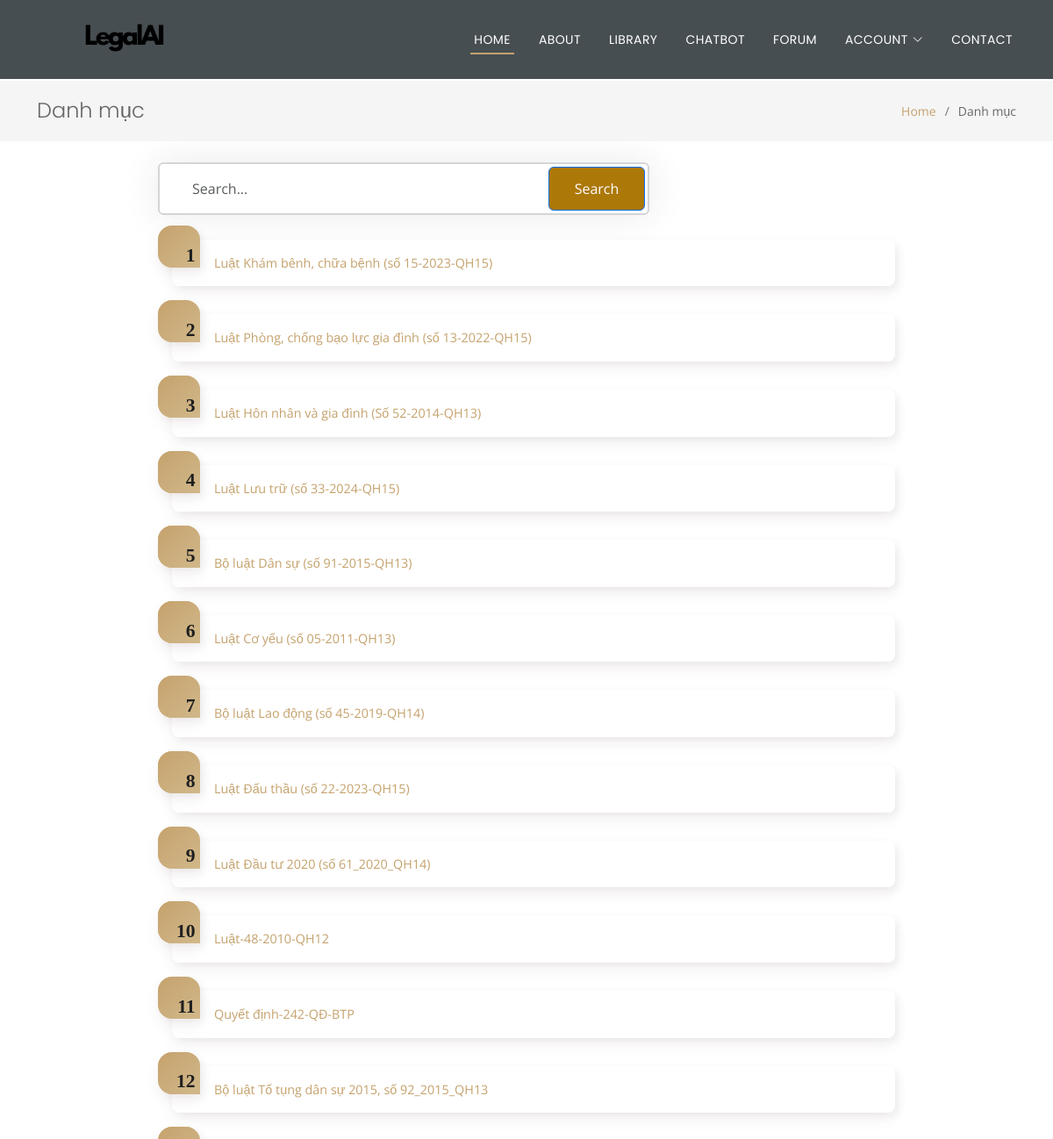
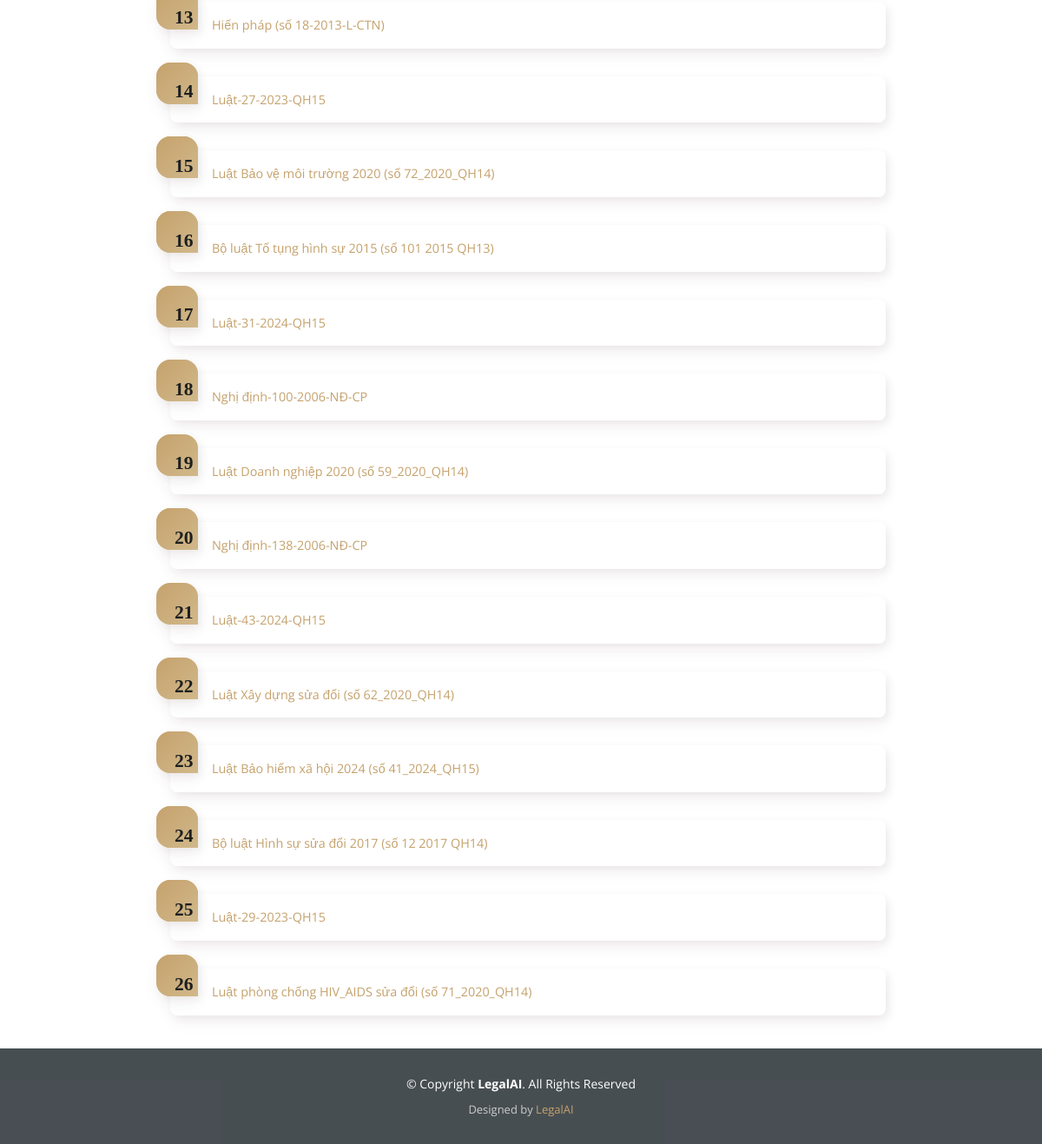
Page /categories/ on the committed database (2 pictures, top to bottom).
### web/models.py (models this page shows, shortened)
class DocxFile(models.Model):
    name = models.CharField(max_length=255)
    title = models.CharField(max_length=255)
    file = models.FileField(upload_to='docx_files/')

### web/views.py (the view)
# urls.py: path('categories/', views.category_list, name='category_list'),
def category_list(request):
    query = request.GET.get('q', '')
    files = DocxFile.objects.filter(name__icontains=query)
    return render(request, 'web/category_list.html', {'files': files, 'query': query})

### web/templates/web/category_list.html (shortened to what this page needs)
{% extends 'web/main.html' %}
{% load static %}
{% block main %}
<section class="breadcrumbs">
  <div class="container">
    <div class="d-flex justify-content-between align-items-center">
      <h2>Danh mục</h2>
      <ol>
        <li><a href="/">Home</a></li>
        <li>Danh mục</li>
      </ol>
    </div>
  </div>
</section>
<section class="inner-page pt-4">
  <link href="{% static 'assets/css/category_list.css' %}" rel="stylesheet">
  <div class="small-list-container">
    <form method="get">
      <div class="col-md-8">
        <div class="search">
          <input type="text" class="form-control" name="q" value="{{ query }}" placeholder="Search...">
          <button class="btn btn-primary" type="submit">Search</button>
        </div>
      </div>
      </form>
  </div>
  <div class="small-list-container">
    <ol class="gradient-list">
      {% for file in files %}
      <li><a href="{% url 'file_detail' file.id %}">{{ file.title }}</a></li>
      {% endfor %}
    </ol>
  </div>
</section>
{% endblock %}

### web/templates/web/main.html (shortened to what this page needs)
{% load static %}
<!DOCTYPE html>
<html lang="en">
<head>
  <link href="{% static 'assets/vendor/aos/aos.css' %}" rel="stylesheet">
  <link href="{% static 'assets/vendor/bootstrap/css/bootstrap.min.css' %}" rel="stylesheet">
  <link href="{% static 'assets/vendor/bootstrap-icons/bootstrap-icons.css' %}" rel="stylesheet">
  <link href="{% static 'assets/vendor/boxicons/css/boxicons.min.css' %}" rel="stylesheet">
  <link href="{% static 'assets/vendor/glightbox/css/glightbox.min.css' %}" rel="stylesheet">
  <link href="{% static 'assets/vendor/swiper/swiper-bundle.min.css' %}" rel="stylesheet">
  <link href="{% static 'assets/css/style.css' %}" rel="stylesheet">
</head>
<body>
  <header id="header" class="fixed-top d-flex align-items-center">
    <div class="container d-flex justify-content-between align-items-center">
      <div id="logo">
        <a href="/"><img src="{% static 'assets/img/logo.png' %}" alt=""></a>
      </div>
      <nav id="navbar" class="navbar">
        <ul>
          <li><a class="nav-link scrollto active" href="/#hero">Home</a></li>
          <li><a class="nav-link scrollto" href="/#about">About</a></li>
          <li><a class="nav-link scrollto " href="/categories">Library</a></li>
          <li><a class="nav-link scrollto " href="/chat">ChatBot</a></li>
          <li><a class="nav-link scrollto " href="/#blog">Forum</a></li>
          <li class="dropdown"><a href="#"><span>Account</span> <i class="bi bi-chevron-down"></i></a>
          </li>
          <li><a class="nav-link scrollto" href="/#contact">Contact</a></li>
        </ul>
      </nav>
    </div>
  </header>
  <main id="main">
    {% block main %}
    {% endblock %}
  </main>
  <footer id="footer">
    <div class="container">
      <div class="copyright">
        &copy; Copyright <strong>LegalAI</strong>. All Rights Reserved
      </div>
      <div class="credits">
        Designed by <a href="">LegalAI</a>
      </div>
    </div>
  </footer>
</body>
</html>

### web/static/assets/css/style.css (style rules this page uses)
body { background: #fff; color: #666666; font-family: "Open Sans", sans-serif; }
a { color: #c5a26d; text-decoration: none; }
h1, h2, h3, h4, h5, h6 { font-family: "Poppins", sans-serif; font-weight: 400; margin: 0 0 20px 0; padding: 0; }
#header { height: 90px; transition: all 0.5s; z-index: 997; background: rgba(52, 59, 64, 0.9); }
#header #logo img { padding: 0; margin: 0; }
.navbar { padding: 0; }
.navbar ul { margin: 0; padding: 0; display: flex; list-style: none; align-items: center; }
.navbar li { position: relative; }
.navbar>ul>li { white-space: nowrap; padding: 10px 0 10px 24px; }
.navbar a, .navbar a:focus { display: flex; align-items: center; justify-content: space-between; font-family: "Poppins", sans-serif; color: #fff; font-size: 14px; padding: 0 4px; white-space: nowrap; transition: 0.3s; letter-spacing: 0.4px; position: relative; text-transform: uppercase; }
.navbar a i, .navbar a:focus i { font-size: 12px; line-height: 0; margin-left: 5px; }
.navbar>ul>li>a:before { content: ""; position: absolute; width: 100%; height: 2px; bottom: -6px; left: 0; background-color: #c5a26d; visibility: hidden; transform: scaleX(0); transition: all 0.3s ease-in-out 0s; }
.navbar a:hover:before, .navbar li:hover>a:before, .navbar .active:before { visibility: visible; transform: scaleX(1); }
.navbar a:hover, .navbar .active, .navbar .active:focus, .navbar li:hover>a { color: #fff; }
section { overflow: hidden; }
.breadcrumbs { padding: 20px 0; background-color: whitesmoke; min-height: 40px; margin-top: 92px; }
.breadcrumbs h2 { font-size: 24px; font-weight: 300; margin: 0; }
.breadcrumbs ol { display: flex; flex-wrap: wrap; list-style: none; padding: 0; margin: 0; font-size: 14px; }
.breadcrumbs ol li+li { padding-left: 10px; }
.breadcrumbs ol li+li::before { display: inline-block; padding-right: 10px; color: #6c757d; content: "/"; }
#footer { background: rgba(52, 59, 64, 0.9); padding: 30px 0; color: #fff; font-size: 14px; margin-top: 10px; }
#footer .copyright { text-align: center; }
#footer .credits { padding-top: 10px; text-align: center; font-size: 13px; color: #ccc; }

### rows in the picture
DocxFile: title "Luật Khám bênh, chữa bệnh (số 15-2023-QH15)"
DocxFile: title "Luật Phòng, chống bạo lực gia đình (số 13-2022-QH15)"
DocxFile: title "Luật Hôn nhân và gia đình (Số 52-2014-QH13)"
DocxFile: title "Luật Lưu trữ (số 33-2024-QH15)"
DocxFile: title "Bộ luật Dân sự (số 91-2015-QH13)"
DocxFile: title "Luật Cơ yếu (số 05-2011-QH13)"
DocxFile: title "Bộ luật Lao động (số 45-2019-QH14)"
DocxFile: title "Luật Đấu thầu (số 22-2023-QH15)"
DocxFile: title "Luật Đầu tư 2020 (số 61_2020_QH14)"
DocxFile: title "Luật-48-2010-QH12"
DocxFile: title "Quyết định-242-QĐ-BTP"
DocxFile: title "Bộ luật Tố tụng dân sự 2015, số 92_2015_QH13"
DocxFile: title "Hiến pháp (số 18-2013-L-CTN)"
DocxFile: title "Luật-27-2023-QH15"
DocxFile: title "Luật Bảo vệ môi trường 2020 (số 72_2020_QH14)"
DocxFile: title "Bộ luật Tố tụng hình sự 2015 (số 101 2015 QH13)"
DocxFile: title "Luật-31-2024-QH15"
DocxFile: title "Nghị định-100-2006-NĐ-CP"
DocxFile: title "Luật Doanh nghiệp 2020 (số 59_2020_QH14)"
DocxFile: title "Nghị định-138-2006-NĐ-CP"
DocxFile: title "Luật-43-2024-QH15"
DocxFile: title "Luật Xây dựng sửa đổi (số 62_2020_QH14)"
DocxFile: title "Luật Bảo hiểm xã hội 2024 (số 41_2024_QH15)"
DocxFile: title "Bộ luật Hình sự sửa đổi 2017 (số 12 2017 QH14)"
DocxFile: title "Luật-29-2023-QH15"
DocxFile: title "Luật phòng chống HIV_AIDS sửa đổi (số 71_2020_QH14)"
